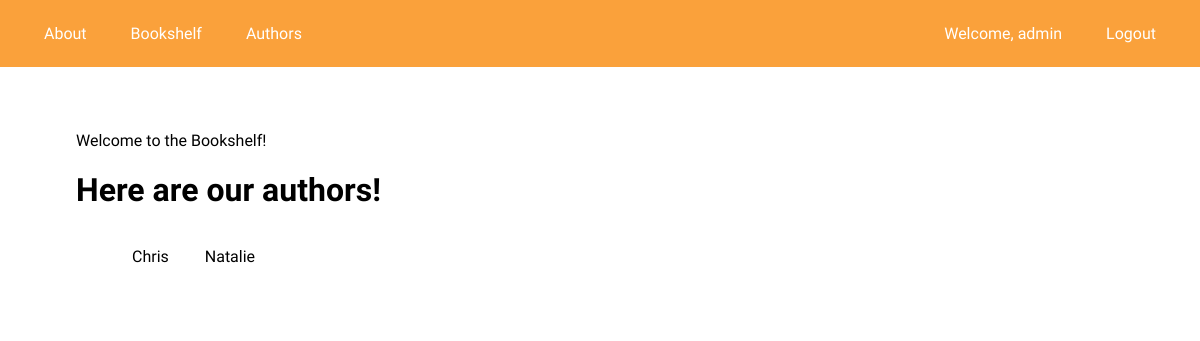
The page /authors/ (signed in) on the database as committed earlier.
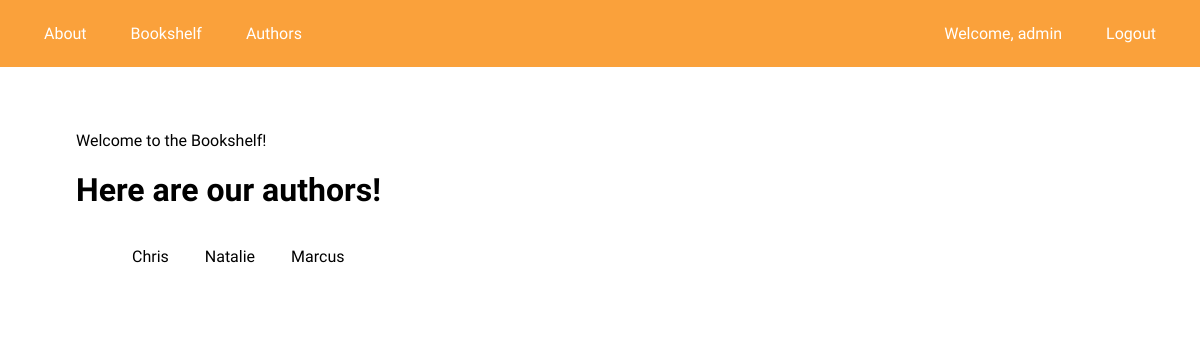
The same page on the database as committed later.
### bookshelf/models.py (models this page shows, shortened)
class Author(models.Model):
    name = models.CharField(max_length=100)

### bookshelf/views.py (the view)
# urls.py: path('authors/', views.authors, name='bookshelf-authors'), # route for /adoption/:id
@login_required
def authors(req):
    authors = {'authors': Author.objects.all()}
    return render(req, 'authors.html', authors)

### bookshelf/templates/authors.html
{% extends "base.html" %}
{% block content %}
<h1>Here are our authors!</h1>
<ul>
    {% for author in authors %}
    <li>
        {{ author.name }}
    </li>
    {% endfor %}
</ul>
{% endblock content %}

### bookshelf/templates/base.html (shortened to what this page needs)
{% load static %}
<!DOCTYPE html>
<html lang="en">
<head>
    <link rel="stylesheet" href="{% static 'css/main.css' %}">
</head>
<body>
    <nav>
        <div class="linkset left">
            <a href="{% url 'bookshelf-about' %}">About</a>
            <a href="{% url 'bookshelf-books' %}">Bookshelf</a>
            <a href="{% url 'bookshelf-authors' %}">Authors</a>
        </div>
        <div class="linkset right">
            {% if user.is_authenticated %}
                <span>Welcome, {{user}}</span>
                <a href="{% url 'logout' %}">Logout</a>
            {% else %}
                <a href="{% url 'signup' %}">Sign up</a>
                <a href="{% url 'login' %}">Login</a>
            {% endif %}
        </div>
    </nav>
<main>
    <p>Welcome to the Bookshelf!</p>
    {% block content %}
    {% endblock content %}
</main>
</body>
</html>

### bookshelf/static/css/main.css (style rules this page uses)
* { box-sizing: border-box; }
html, body { margin: 0; font-family: 'Goudy Bookletter 1911', serif; }
body { background-image: url('https://images.unsplash.com/photo-1507842217343-583bb7270b66?ixid=MnwxMjA3fDB8MHxzZWFyY2h8Mnx8Ym9va3NoZWxmfGVufDB8fDB8fA%3D%3D&ixlib=rb-1.2.1&w=1000&q=80'); display: flex; justify-content: center; flex-direction: column; align-items: center; }
nav { width: 100vw; padding: 1.5rem; display: flex; justify-content: space-between; background-color: rgb(250, 161, 59); }
.linkset > * { margin: 0 20px; color: white; font-size: 0.8rem; }
.right { text-align: right; }
.left { text-align: left; }
a { cursor: pointer; text-decoration: none; }
main { width: 90%; padding: 1rem; margin: 2rem; background-color: rgba(255, 255, 255, 0.7); }
ul li { list-style: none; margin: 1rem; }
li { display: inline-block; }
@media only screen and (min-width: 480px) { .linkset > * { font-size: 1rem; } }

Rows that differ between the two databases and show on the page:
added Author: name "Marcus"
